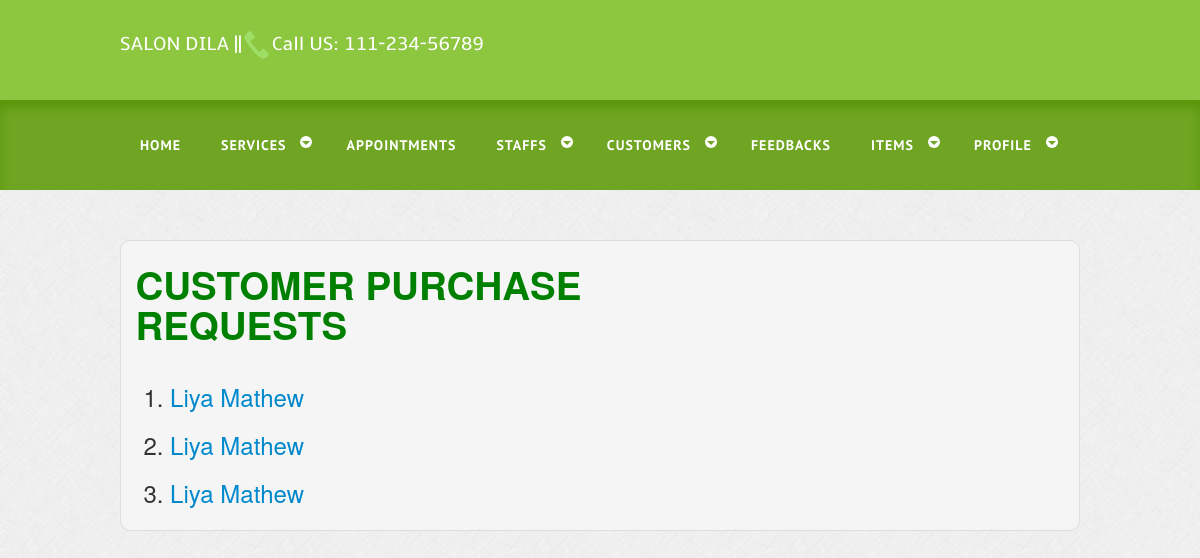
The app's page /transaction_view.php (signed in) with its own data.
### tables this page shows
CREATE TABLE `tbl_purchase` (
  `Pur_id` int(2) NOT NULL,
  `Reg_id` int(2) NOT NULL,
  `Date` date NOT NULL,
  `Item_id` int(2) NOT NULL,
  `Quantity` int(10) NOT NULL,
  `Total` int(50) NOT NULL,
  `Status` int(5) NOT NULL
);

CREATE TABLE `tbl_registration` (
  `Reg_id` int(2) NOT NULL,
  `F_name` varchar(50) NOT NULL,
  `L_name` varchar(50) NOT NULL,
  `Gender` varchar(10) NOT NULL,
  `House_name` varchar(70) NOT NULL,
  `City` varchar(20) NOT NULL,
  `Dis_id` int(15) NOT NULL,
  `Mobile` varchar(15) NOT NULL,
  `Email` varchar(30) NOT NULL,
  `Image` varchar(50) NOT NULL,
  `Status` int(2) NOT NULL
);

### transaction_view.php (the view, shortened to what this page needs)
<?php
include 'admin_header.php';
include 'dbconnect.php';
?>
<h1><font color="green">CUSTOMER PURCHASE REQUESTS</h1> </font>
<?php
$res1=mysqli_query($con,"SELECT * FROM `tbl_purchase` where `Status`=0");
$row1=mysqli_fetch_array($res1);
if(empty($row1))
{
	echo "<br><br><center><font color=red size=3>No Purchase Requests!!!</font></center>";
}
else
{
?>
<table>
          <td><font size=5>
		  <?php
		  $res=mysqli_query($con,"SELECT * FROM `tbl_purchase` where `Status`=0");
		  $i=1;
		  while($row=mysqli_fetch_array($res))
		  {
	  $kid=$row['Reg_id'];
		$res1=mysqli_query($con,"SELECT * FROM `tbl_registration` where Reg_id='$kid'");
	$row1=mysqli_fetch_array($res1);
echo "<br>".$i. ".";
		  ?>
		 <a href= "transactions.php?uid=<?php echo $row1['Reg_id'];?>"<?php echo $row1['Reg_id'];?>>	  <?php echo $row1['F_name']; ?>&nbsp<?php echo $row1['L_name']; ?> </a><br>
		  <?php
		  $i++;
}}
		  ?></a>
		  </td>
          </tr></table>

### css/style.css (style rules this page uses)
html,body,div,span,applet,object,iframe,h1,h2,h3,h4,h5,h6,p,blockquote,pre,a,abbr,acronym,address,big,cite,code,del,dfn,em,img,ins,kbd,q,s,samp,small,strike,strong,sub,sup,tt,var,b,u,i,dl,dt,dd,ol,nav ul,nav li,fieldset,form,label,legend,table,caption,tbody,tfoot,thead,tr,th,td,article,aside,canvas,details,embed,figure,figcaption,footer,header,hgroup,menu,nav,output,ruby,section,summary,time,mark,audio,video { margin:0;padding:0;border:0;font-size:100%;font:inherit;vertical-align:baseline; }
table { border-collapse:collapse;border-spacing:0; }
a { text-decoration:none; }
body { font-family: Arial, Helvetica, sans-serif; background:url(../images/body_bg.jpg); }

### transaction_view.php (style rules this page uses)
table { border-collapse: collapse; width: 100%; }
th, td { text-align: left; padding: 8px; }

### records on screen
tbl_purchase: Reg.F_name "Liya", Reg.L_name "Mathew"
tbl_purchase: Reg.F_name "Liya", Reg.L_name "Mathew"
tbl_purchase: Reg.F_name "Liya", Reg.L_name "Mathew"
